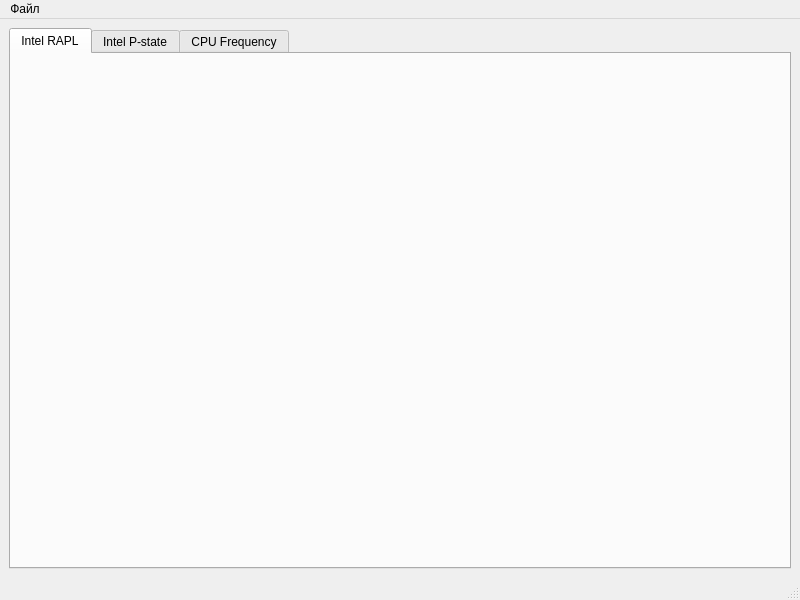
<?xml version="1.0" encoding="UTF-8"?>
<ui version="4.0">
 <class>LaptopPowerMainWindow</class>
 <widget class="QMainWindow" name="LaptopPowerMainWindow">
  <property name="geometry">
   <rect>
    <x>0</x>
    <y>0</y>
    <width>800</width>
    <height>600</height>
   </rect>
  </property>
  <property name="windowTitle">
   <string>Laptop Power</string>
  </property>
  <widget class="QWidget" name="centralwidget">
   <layout class="QHBoxLayout" name="horizontalLayout">
    <item>
     <widget class="QTabWidget" name="tabWidget">
      <property name="currentIndex">
       <number>0</number>
      </property>
      <widget class="QWidget" name="tab_rapl">
       <attribute name="title">
        <string>Intel RAPL</string>
       </attribute>
      </widget>
      <widget class="QWidget" name="tab_intelpstate">
       <property name="font">
        <font>
         <family>IntelOne Mono</family>
        </font>
       </property>
       <attribute name="title">
        <string>Intel P-state</string>
       </attribute>
       <widget class="QWidget" name="verticalLayoutWidget">
        <property name="geometry">
         <rect>
          <x>10</x>
          <y>10</y>
          <width>666</width>
          <height>171</height>
         </rect>
        </property>
        <layout class="QVBoxLayout" name="verticalLayout">
         <item>
          <widget class="QLabel" name="label_2">
           <property name="font">
            <font>
             <family>IntelOne Mono Bold</family>
             <pointsize>11</pointsize>
             <weight>75</weight>
             <italic>true</italic>
             <bold>true</bold>
            </font>
           </property>
           <property name="mouseTracking">
            <bool>false</bool>
           </property>
           <property name="text">
            <string>intel P-state scaling driver that realization Intel SpeedStep Technology</string>
           </property>
           <property name="textFormat">
            <enum>Qt::AutoText</enum>
           </property>
           <property name="alignment">
            <set>Qt::AlignCenter</set>
           </property>
           <property name="wordWrap">
            <bool>false</bool>
           </property>
          </widget>
         </item>
         <item>
          <widget class="QCheckBox" name="checkBox_speedshift">
           <property name="text">
            <string>Intel SpeedShift aka Hardware P-states</string>
           </property>
          </widget>
         </item>
         <item>
          <widget class="QCheckBox" name="checkBox_turbo_pstates">
           <property name="whatsThis">
            <string comment="Intel allow p_state drive set CPU to turbo P states"/>
           </property>
           <property name="text">
            <string>Turbo P-states</string>
           </property>
          </widget>
         </item>
         <item>
          <layout class="QHBoxLayout" name="horizontalLayout_2">
           <item>
            <widget class="QSpinBox" name="spinBox_intel_epb">
             <property name="sizePolicy">
              <sizepolicy hsizetype="Fixed" vsizetype="Fixed">
               <horstretch>0</horstretch>
               <verstretch>0</verstretch>
              </sizepolicy>
             </property>
             <property name="minimumSize">
              <size>
               <width>0</width>
               <height>0</height>
              </size>
             </property>
             <property name="whatsThis">
              <string comment="0 (highest performance) to 15 (highest energy savings)"/>
             </property>
             <property name="maximum">
              <number>15</number>
             </property>
            </widget>
           </item>
           <item>
            <widget class="QLabel" name="label">
             <property name="text">
              <string>The Intel performance and energy bias hint (EPB)</string>
             </property>
            </widget>
           </item>
          </layout>
         </item>
        </layout>
       </widget>
      </widget>
      <widget class="QWidget" name="tab_cpufrequency">
       <attribute name="title">
        <string>CPU Frequency</string>
       </attribute>
       <widget class="QWidget" name="verticalLayoutWidget_2">
        <property name="geometry">
         <rect>
          <x>10</x>
          <y>10</y>
          <width>381</width>
          <height>121</height>
         </rect>
        </property>
        <layout class="QVBoxLayout" name="verticalLayout_2">
         <item>
          <layout class="QHBoxLayout" name="horizontalLayout_3">
           <item>
            <widget class="QLabel" name="label_3">
             <property name="text">
              <string>Driver name</string>
             </property>
            </widget>
           </item>
           <item>
            <widget class="QLabel" name="label_driver_name">
             <property name="text">
              <string/>
             </property>
            </widget>
           </item>
          </layout>
         </item>
         <item>
          <layout class="QHBoxLayout" name="horizontalLayout_4">
           <item>
            <widget class="QLabel" name="label_5">
             <property name="text">
              <string>Set scaling governor</string>
             </property>
            </widget>
           </item>
           <item>
            <widget class="QComboBox" name="comboBox_scaling_governor">
             <property name="insertPolicy">
              <enum>QComboBox::NoInsert</enum>
             </property>
            </widget>
           </item>
          </layout>
         </item>
        </layout>
       </widget>
      </widget>
     </widget>
    </item>
   </layout>
  </widget>
  <widget class="QMenuBar" name="menubar">
   <property name="geometry">
    <rect>
     <x>0</x>
     <y>0</y>
     <width>800</width>
     <height>30</height>
    </rect>
   </property>
   <widget class="QMenu" name="menu">
    <property name="title">
     <string>Файл</string>
    </property>
    <addaction name="action_exit"/>
   </widget>
   <addaction name="menu"/>
  </widget>
  <widget class="QStatusBar" name="statusbar"/>
  <action name="actionjhgjhg">
   <property name="text">
    <string>jhgjhg</string>
   </property>
  </action>
  <action name="action_exit">
   <property name="text">
    <string>Выйти</string>
   </property>
  </action>
 </widget>
 <resources/>
 <connections/>
</ui>
